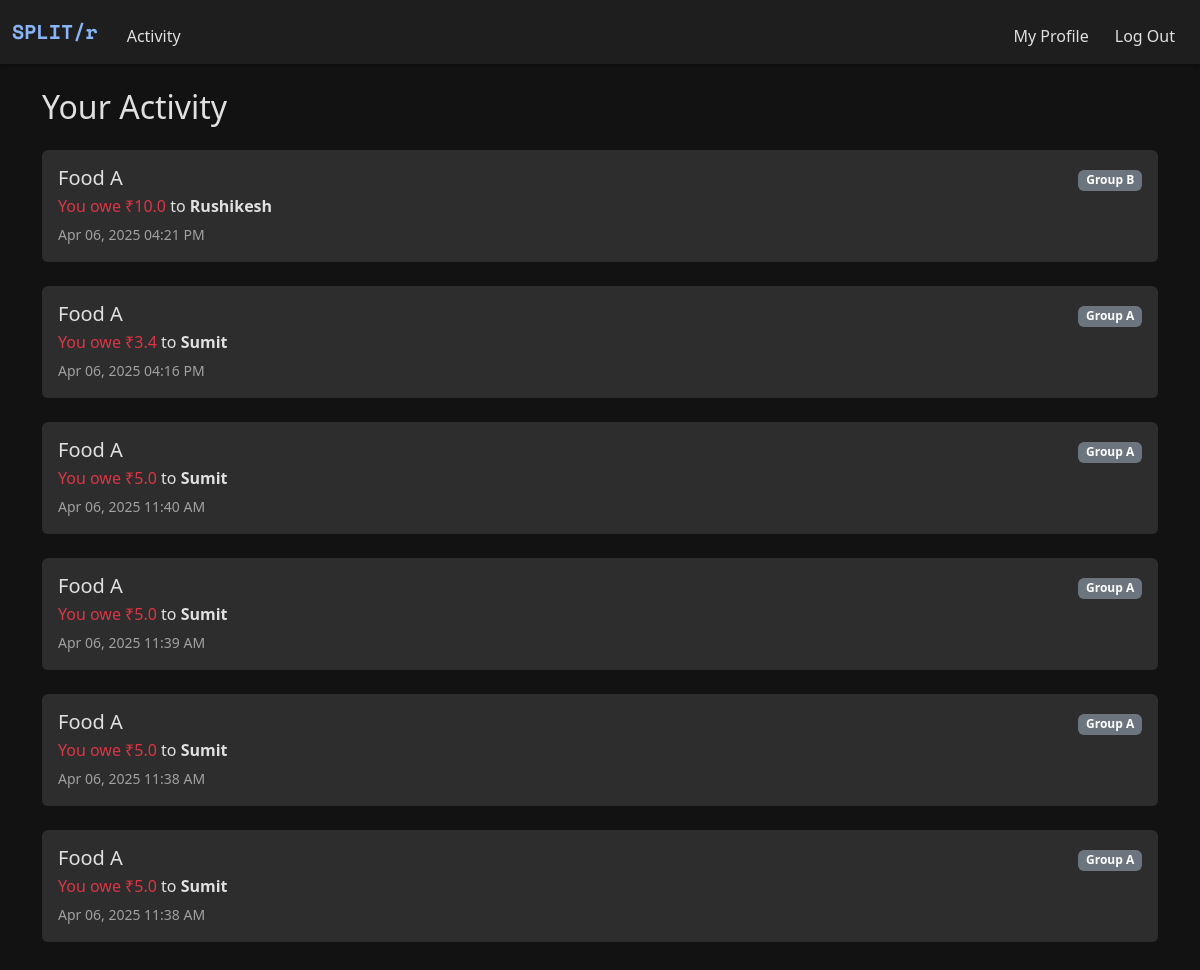
/history (signed in), run on an earlier commit of the app's database.
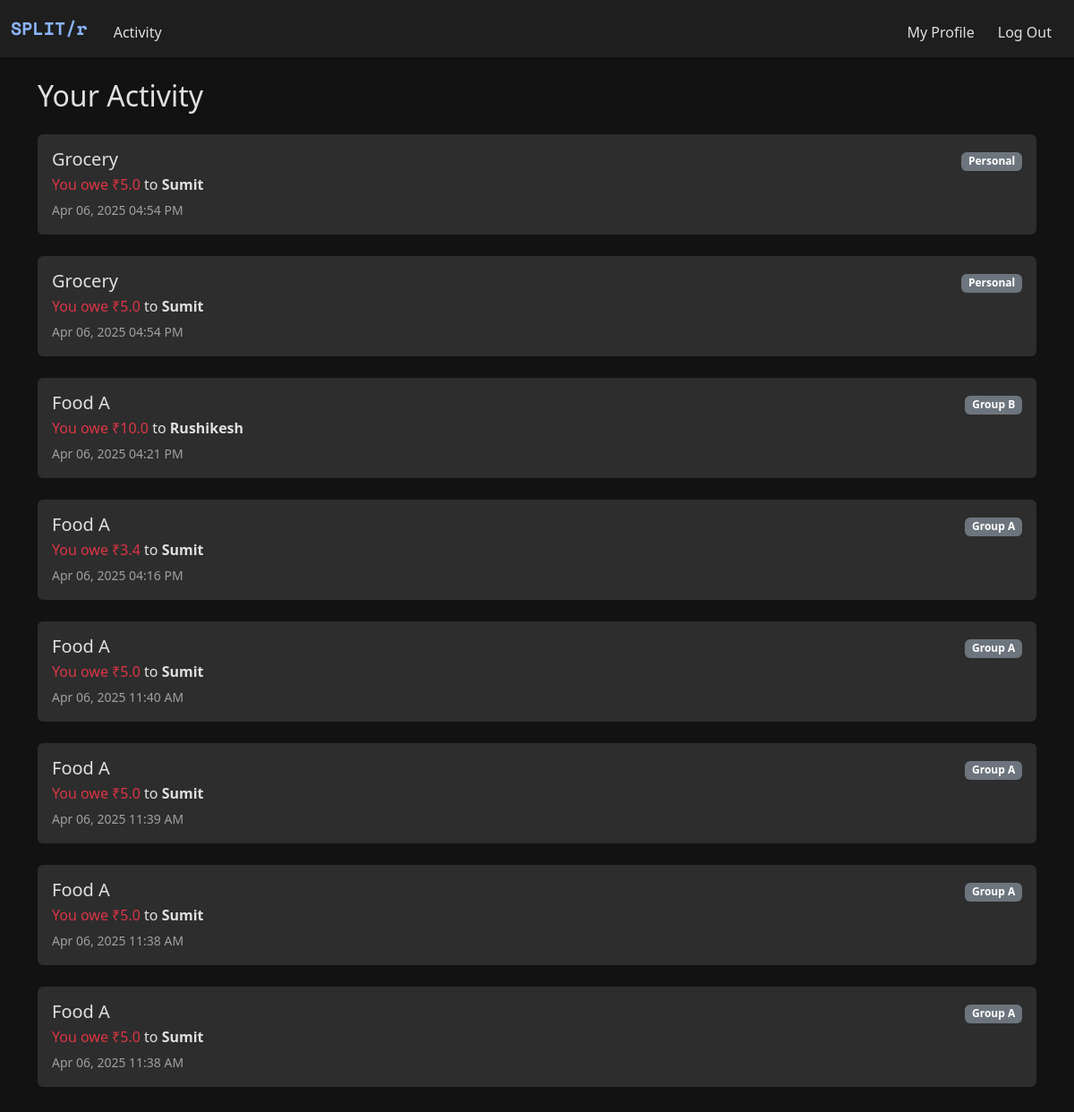
And on a later commit of the database.
### models.py (models this page shows)
class Expense(db.Model):
    __tablename__ = "expenses"
    id = db.Column(db.Integer, primary_key=True)
    description = db.Column(db.String(120))
    amount = db.Column(db.Float)
    paid_by_id = db.Column(db.Integer, db.ForeignKey("users.id"))
    group_id = db.Column(db.Integer, db.ForeignKey("groups.id"), nullable=True)  # Optional
    timestamp = db.Column(db.DateTime, default=datetime.now)
    splits = db.relationship("ExpenseSplit", backref="expense", lazy=True)
    paid_by = db.relationship("User", foreign_keys=[paid_by_id])

class User(db.Model):
    __tablename__ = "users"
    id = db.Column(db.Integer, primary_key=True)
    name = db.Column(db.String(100), nullable=False)
    username = db.Column(db.String(50), unique=True, nullable=False)
    password = db.Column(db.String(200), nullable=False)

class Group(db.Model):
    __tablename__ = "groups"
    id = db.Column(db.Integer, primary_key=True)
    name = db.Column(db.String(100), nullable=False)
    users = db.relationship("User", secondary="group_members", backref="groups")

### app.py (the view)
@app.route("/history")
@login_required
def activity():
    user_id = session.get("user_id")
    expenses = Expense.query.filter(
        (Expense.paid_by_id == user_id) |
        (Expense.id.in_(
            db.session.query(ExpenseSplit.expense_id)
            .filter_by(user_id=user_id)
        ))
    ).order_by(Expense.timestamp.desc()).all()
    transactions = []
    for expense in expenses:
        group = Group.query.get(expense.group_id) if expense.group_id else None
        group_name = group.name if group else None
        splits = expense.splits
        user_split = next((s for s in splits if s.user_id == user_id), None)
        if expense.paid_by_id == user_id:
            for split in splits:
                if split.user_id != user_id and split.amount > 0:
                    counterparty = User.query.get(split.user_id)
                    transactions.append({
                        "description": expense.description,
                        "owed_amount": split.amount,
                        "counterparty_name": counterparty.name,
                        "group_name": group_name,
                        "timestamp": expense.timestamp
                    })
        elif user_split:
            payer = User.query.get(expense.paid_by_id)
            transactions.append({
                "description": expense.description,
                "owed_amount": -user_split.amount,
                "counterparty_name": payer.name,
                "group_name": group_name,
                "timestamp": expense.timestamp
            })
    return render_template("activity.html", transactions=transactions)

### helper.py (called while the page is built)
def login_required(f):
    @wraps(f)
    def decorated_function(*args, **kwargs):
        if "user_id" not in session:
            flash("You must be logged in to view this page.", "danger")
            return redirect("/login")
        return f(*args, **kwargs)
    return decorated_function

### templates/activity.html (shortened to what this page needs)
{% extends "layout.html" %}
{% block main %}
<div class="container py-4">
    <h2 class="mb-4">Your Activity</h2>
    {% if transactions %}
        <div class="list-group">
            {% for txn in transactions %}
                <div class="mb-4 p-3 rounded" style="background-color: var(--dark-tertiary);">
                    <div class="d-flex justify-content-between">
                        <div>
                            <h5 class="mb-1">{{ txn.description }}</h5>
                            <p class="mb-1">
                                {% if txn.owed_amount > 0 %}
                                    <span class="text-success">You are owed ₹{{ txn.owed_amount | round(2) }}</span>
                                    from <strong>{{ txn.counterparty_name }}</strong>
                                {% elif txn.owed_amount < 0 %}
                                    <span class="text-danger">You owe ₹{{ -txn.owed_amount | round(2) }}</span>
                                    to <strong>{{ txn.counterparty_name }}</strong>
                                {% else %}
                                    <span class="text-muted">Settled</span>
                                {% endif %}
                            </p>
                            <small class="text-muted-custom">
                                {{ txn.timestamp.strftime('%b %d, %Y %I:%M %p') }}
                            </small>
                        </div>
                        <div class="text-end">
                            <span class="badge bg-secondary">{{ txn.group_name if txn.group_name else "Personal" }}</span>
                        </div>
                    </div>
                </div>
            {% endfor %}
        </div>
    {% else %}
        <div class="alert alert-secondary">No transactions yet!</div>
    {% endif %}
</div>
{% endblock %}

### templates/layout.html (shortened to what this page needs)
<!DOCTYPE html>
<html lang="en">
<head>
    <link href="https://cdn.jsdelivr.net/npm/bootstrap@5.3.3/dist/css/bootstrap.min.css" rel="stylesheet">
    <link href="/static/style.css" rel="stylesheet">
</head>
<body>
    <nav class="navbar navbar-expand-md">
        <div class="container-fluid">
            <a class="navbar-brand space-mono" href="/">SPLIT/r</a>
            <div class="collapse navbar-collapse" id="navbar">
                {% if session["user_id"] %}
                    <ul class="navbar-nav me-auto mt-2">
                        <li class="nav-item"><a class="nav-link" href="/history">Activity</a></li>
                    </ul>
                    <ul class="navbar-nav ms-auto mt-2">
                        <li class="nav-item"><a class="nav-link" href="/profile">My Profile</a></li>
                        <li class="nav-item"><a class="nav-link" href="/logout">Log Out</a></li>
                    </ul>
                {% else %}
                    <ul class="navbar-nav ms-auto mt-2">
                        <li class="nav-item"><a class="nav-link" href="/register">Register</a></li>
                        <li class="nav-item"><a class="nav-link" href="/login">Log In</a></li>
                    </ul>
                {% endif %}
            </div>
        </div>
    </nav>
    <main>
        {% block main %}{% endblock %}
    </main>
</body>
</html>

### static/style.css (style rules this page uses)
:root { --dark-bg: #121212; --dark-secondary: #1e1e1e; --dark-tertiary: #2d2d2d; --text-primary: #e0e0e0; --text-secondary: #a0a0a0; --accent-color: #8ab4f8; --danger-color: #cf6679; --success-color: #03dac6; }
html, body { height: 100%; margin: 0; padding: 0; background-color: var(--dark-bg); color: var(--text-primary); display: flex; flex-direction: column; }
main { flex: 1; display: flex; align-items: stretch; }
.space-mono { font-family: 'Space Mono', monospace; }
body { background-color: var(--dark-bg); color: var(--text-primary); min-height: 100vh; display: flex; flex-direction: column; }
.text-muted-custom { color: var(--text-secondary) !important; }
.navbar { background-color: var(--dark-secondary); box-shadow: 0 2px 4px rgba(0, 0, 0, 0.3); }
.navbar-brand { color: var(--accent-color); font-weight: bold; }
.nav-link { color: var(--text-primary); margin: 0 5px; transition: color 0.3s; }

What changed in the data, as far as the page shows it:
added Expense: description "Grocery", timestamp "Apr 06, 2025 04:54 PM"
added Expense: description "Grocery", timestamp "Apr 06, 2025 04:54 PM"
Also different on the page:
new list line: "You owe ₹ 5.0 to Personal"
new list line: "Sumit"
